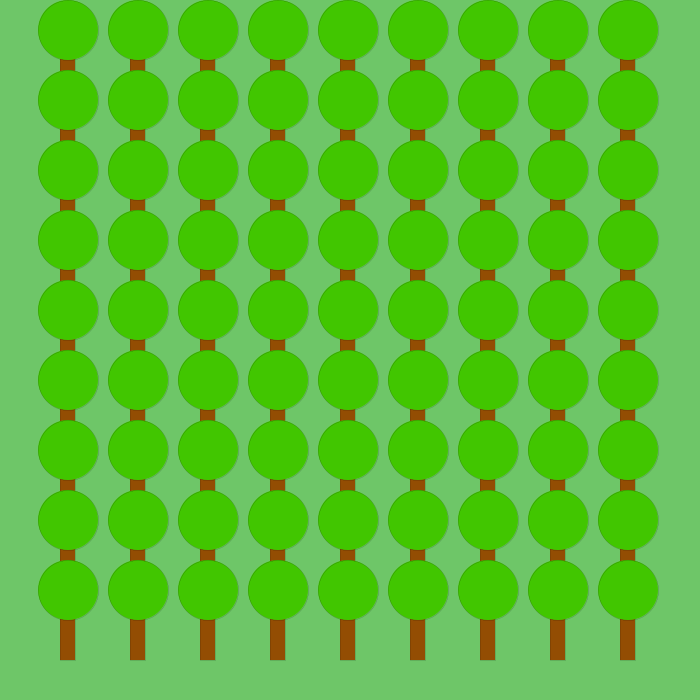
Frame 1 (no input)
Frame 60 (the mouse pressed at the canvas centre just before this capture): identical to frame 1, image omitted
Frame 120 (the mouse held since frame 60 and released just before this capture): identical to frame 1, image omitted

The Processing sketch that drew this single still picture (run headless with seeded random() and noise(); from frame 60 on, the mouse is pressed at the canvas centre):

// Processing sketch: sketch_9_10
// ── sketch_9_10.pde
void setup(){
  size(700,700);
  background(110,198,104);
  bos(9,9);
}

void draw(){
  strokeWeight(0);
  fill(0,255,0);
}

void boom(int x, int y){
  
  strokeWeight(0);
  fill(147,77,3);
  rect(x+10,y,15,70);
  fill(65,198,0);
  ellipse(x + 18,y,60,60);
  fill(36,131,5);
}

void bos(int rij, int col){
  for(int i = 0; i < rij; i++){
    for(int j = 0; j < col; j++){
      boom(70*i+50,70*j+30);
    }
  }
  
}
